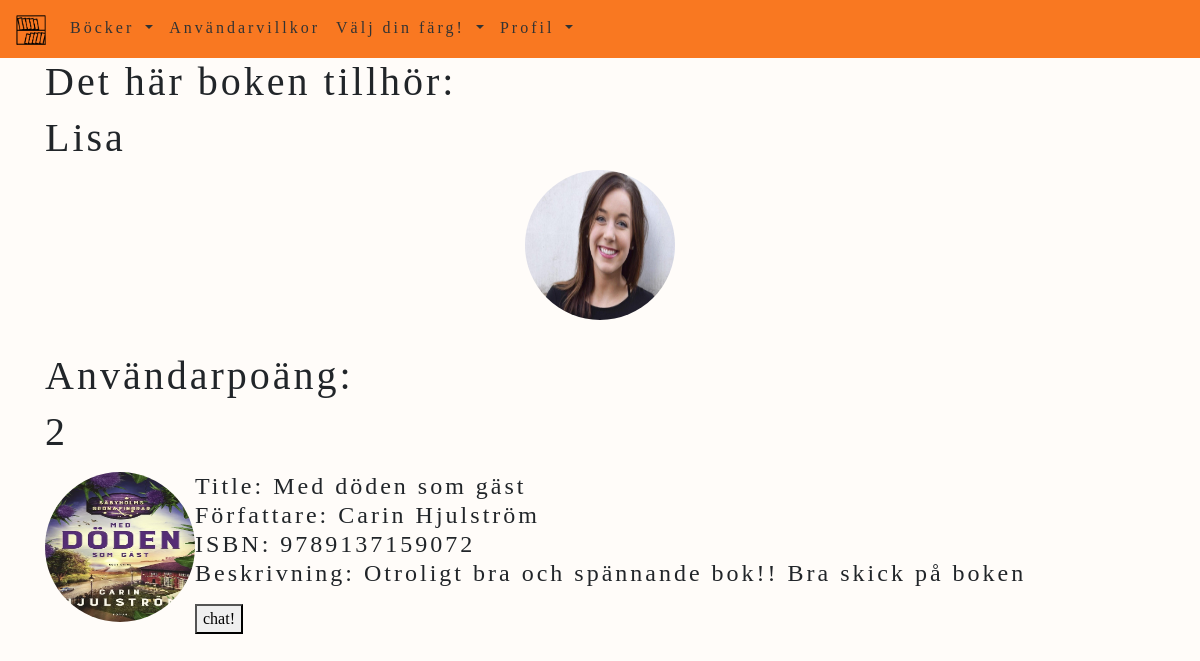
/book-file/29 (signed in), run on the app's committed database.
### website/models.py (models this page shows)
class User(db.Model, UserMixin):
    id = db.Column(db.Integer, primary_key = True)
    email = db.Column(db.String(150), unique = True)
    password = db.Column(db.String(150))
    first_name = db.Column(db.String(150))
    books = db.relationship('Book', backref = 'user')
    bio = db.Column(db.String(30000))
    profile_pic = db.Column(db.String())
    score = db.Column(db.Integer, default = 0)

class Book(db.Model):
    id = db.Column(db.Integer, primary_key = True)
    title = db.Column(db.String(150))
    author = db.Column(db.String(150))
    isbn = db.Column(db.String(150))
    review = db.Column(db.String(30000))
    user_id = db.Column(db.Integer, db.ForeignKey('user.id'))
    cover_pic = db.Column(db.String())

### website/views.py (the view)
@views.route('/book-file/<int:book_id>', methods=['GET'])
@login_required
def book_file(book_id):
    book = Book.query.get(book_id)
    id_owner = book.user_id
    user = User.query.filter_by(id=current_user.id).first()
    owner = User.query.filter_by(id=id_owner).first()
    return render_template('book_page.html', book=book, user = user, owner= owner)

### website/templates/book_page.html (shortened to what this page needs)
{% extends "base.html" %}
{% block content %}
<div id="book-page">
    <h1>Det här boken tillhör: </h1>
    <h1>{{owner.first_name}}</h1>
    <div id="user-pic">
    {% if owner.profile_pic %}
    <img src="{{url_for('static', filename='images/' + owner.profile_pic)}}" alt="profile_img" class="rounded-circle" width="150" height="150" align="right">
    {%else%}
    <img src="{{url_for('static', filename='images/emty_profile.jpg')}}" alt="profile_img" class="rounded-circle" width="150" height="150" align="right">
    {%endif%}
  </div>
  <div id="user-points">
    <p><h1>Användarpoäng:</h1>
      {% if owner.score %}
      <h1>{{owner.score}}</h1>
      {%else%}
      <h1>0</h1>
      {%endif%}
    </p>
  </div>
  {% if book.cover_pic %}
  <img src="{{url_for('static', filename='images/' + book.cover_pic)}}" alt="#" class="rounded-circle" width="150" height="150" align="left">
  {%else%}
  <img src="{{url_for('static', filename='images/emty_profile.jpg')}}" alt="#" class="rounded-circle" width="150" height="150" align="left">
  {%endif%}
  <p><h4>Title:  {{book.title}} </br> Författare:  {{book.author}}</br> ISBN: {{book.isbn}} </br>
        Beskrivning:
        {% if book.review|length > 100 %}
            {{ book.review[:100] }}
        {% else %}
            {{ book.review }}
        {% endif %}</h4></p>
  {% if owner.id != user.id%}
    <div>
      <form action="/chat/{{ owner.id }}" method="POST">
        <button type="submit">chat!</button>
      </form>
      {%else%}
      <h1> Boken är redan din </h1>
      {%endif%}
    </div>
</div>
{% endblock %}

### website/static/styles/style.css (style rules this page uses)
body { background-color: #fffcf9; font-family: "Palatino Linotype", "Book Antiqua", Palatino, serif; letter-spacing: 3px; }
#user-pic { grid-area: user-pic; display: flex; justify-content: center; align-items: center; margin-bottom: 1em; }
#user-points { grid-area: user-points; margin-top:2em; }

### data on the page
User: first_name "Lisa", profile_pic (picture), score "2"
Book: cover_pic (picture), title "Med döden som gäst", author "Carin Hjulström", isbn "9789137159072", review "Otroligt bra och spännande bok!! Bra skick på boken"
